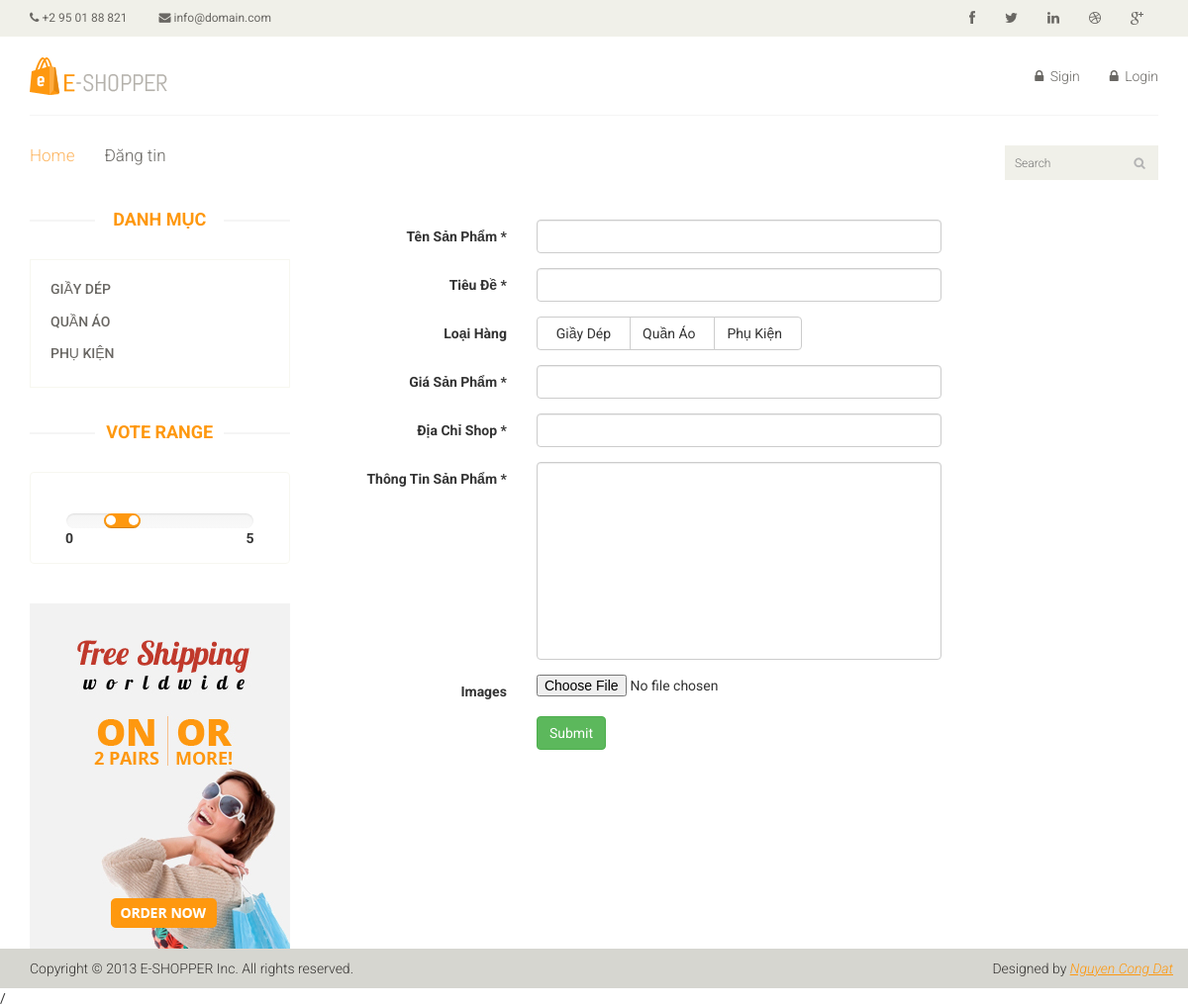
Page /index.php/welcome/news on the committed database.
### tables this page shows
CREATE TABLE `danhmuc` (
  `danhmuc_id` int(11) NOT NULL,
  `danhmuc_name` varchar(255) NOT NULL,
  `danhmuc_pid` int(11) NOT NULL,
  `danhmuc_link` varchar(40) NOT NULL
);

### application/controllers/Welcome.php (called while the page is built, shortened)
<?php
class Welcome extends CI_Controller {
	public function __construct() {
            $this->load->helper(array('form', 'url'));
            $this->load->library("session");
            $this->load->model('news_model');
            $this->load->library('pagination');
        }
        public function news(){
            $data = array (
                        'username' => $this->session->userdata("username"),
                        'id' => $this->session->userdata("id"),
                        'email' => $this->session->userdata("email"),
                         'k' => $this->news_model->getDanhmuc(),
                        'key' => $this->news_model->getRows(),
                        'key2' => $this->news_model->getRows2(),
                        'key3' => $this->news_model->getRows3(),
                        'row1' => $this->news_model->getslides(),
                        'row' => $this->news_model->getSlide()
                    );
            $this->load->view('news.php', $data);
        }
}

### index.php (called while the page is built, shortened)
<?php
require_once BASEPATH.'core/CodeIgniter.php';

### application/models/news_model.php (called while the page is built, shortened)
<?php
class News_model extends CI_Model {
    public function getRows($offset = 0, $limit = 10) {
        $this->db->select('*');
        $this->db->offset($offset);
        $this->db->limit($limit);
        $this->db->from('product');
        $this->db->join('danhmuc', 'product.product_pid = danhmuc.danhmuc_pid');
        $this->db->where('product.product_pid', '1');
        $this->db->where('product.product_check', 1);
        $query = $this->db->get();
        return $query->result();
}
    public function getRows2($offset = 0, $limit = 10) {
        $this->db->select('*');
        $this->db->offset($offset);
        $this->db->limit($limit);
        $this->db->from('product');
        $this->db->join('danhmuc', 'product.product_pid = danhmuc.danhmuc_pid');
        $this->db->where('product.product_pid', '2');
        $this->db->where('product.product_check', 1);
        $query = $this->db->get();
        return $query->result();
    }
    public function getRows3($offset = 0, $limit = 10) {
        $this->db->select('*');
        $this->db->offset($offset);
        $this->db->limit($limit);
        $this->db->from('product');
        $this->db->join('danhmuc', 'product.product_pid = danhmuc.danhmuc_pid');
        $this->db->where('product.product_pid', '3');
         $this->db->where('product.product_check', 1);
        $query = $this->db->get();
        return $query->result();
    }
    public function getDanhmuc(){
        $query = $this->db->get('danhmuc');
        return $query->result();
    }
    public function getSlide(){
        $this->db->where('slide_id', 2);
        $this->db->or_where('slide_id', 3);
        $query = $this->db->get('slide');
        return $query->result();
    }
    public function getslides() {
        $this->db->where('slide_id', 1);
        $query = $this->db->get('slide');
        return $query->row();
    }
}

### application/views/news.php (the view, shortened to what this page needs)
<!DOCTYPE html>
<html lang="en">
<head>
    <link href="asset/css/bootstrap.min.css" rel="stylesheet">
    <link href="asset/css/font-awesome.min.css" rel="stylesheet">
    <link href="asset/css/prettyPhoto.css" rel="stylesheet">
    <link href="asset/css/price-range.css" rel="stylesheet">
    <link href="asset/css/animate.css" rel="stylesheet">
    <link href="asset/css/main.css" rel="stylesheet">
    <link href="asset/css/responsive.css" rel="stylesheet">
</head>
<body>
	<?php if(!isset($username)){
	echo '<header id="header">
		<div class="header_top">
			<div class="container">
				<div class="row">
					<div class="col-sm-6">
						<div class="contactinfo">
							<ul class="nav nav-pills">
								<li><a href="#"><i class="fa fa-phone"></i> +2 95 01 88 821</a></li>
								<li><a href="#"><i class="fa fa-envelope"></i> info@domain.com</a></li>
							</ul>
						</div>
					</div>
					<div class="col-sm-6">
						<div class="social-icons pull-right">
							<ul class="nav navbar-nav">
								<li><a href="#"><i class="fa fa-facebook"></i></a></li>
								<li><a href="#"><i class="fa fa-twitter"></i></a></li>
								<li><a href="#"><i class="fa fa-linkedin"></i></a></li>
								<li><a href="#"><i class="fa fa-dribbble"></i></a></li>
								<li><a href="#"><i class="fa fa-google-plus"></i></a></li>
							</ul>
						</div>
					</div>
				</div>
			</div>
		</div>
		<div class="header-middle">
			<div class="container">
				<div class="row">
					<div class="col-sm-4">
						<div class="logo pull-left">
							<a href="welcome"><img src="asset/images/home/logo.png" alt="" /></a>
						</div>
					</div>
					<div class="col-sm-8">
						<div class="shop-menu pull-right">
							<ul class="nav navbar-nav">
								<li><a data-target="#myModal" data-toggle="modal"><i class="fa fa-lock"></i> Sigin</a></li>
								<li><a data-target="#myModal1" data-toggle="modal"><i class="fa fa-lock"></i> Login</a></li>
							</ul>
						</div>
					</div>
				</div>
			</div>
		</div>
		<div class="header-bottom">
                    <div class="container">
                        <div class="row">
                            <div class="col-sm-9">
                                <div class="mainmenu pull-left">
                                    <ul class="nav navbar-nav collapse navbar-collapse">
                                        <li><a href="welcome" class="active">Home</a></li>
                                        <li><a data-target="#myModal1" data-toggle="modal">Đăng tin</a></li>
                                    </ul>
                                </div>
                            </div>
                            <div class="col-sm-3">
                                <div class="search_box pull-right">
                                    <input type="text" placeholder="Search"/>
                                </div>
                            </div>
                        </div>
                    </div>
		</div>
    </header>';}?>
	<section>
		<div class="container">
			<div class="row">
				<div class="col-sm-3">
					<div class="left-sidebar">
						<h2>Danh Mục</h2>
						<div class="panel-group category-products" id="accordian">
                                                    <?php foreach ($k as $value):?>
                                                        <div class="panel panel-default">
								<div class="panel-heading">
									<h4 class="panel-title"><a href="welcome/<?php echo $value->danhmuc_link ?>""><?php echo $value->danhmuc_name ?></a></h4>
								</div>
							</div>
                                                    <?php endforeach;?>
						</div>
						<div class="price-range">
							<h2>Vote Range</h2>
							<div class="well text-center">
								 <input type="text" class="span2" value="" data-slider-min="0" data-slider-max="5" data-slider-step="1" data-slider-value="[1,2]" id="sl2" ><br />
								 <b class="pull-left">0</b> <b class="pull-right">5</b>
							</div>
						</div>
						<div class="shipping text-center">
							<img src="asset/images/home/shipping.jpg" alt="" />
						</div>
					</div>
				</div>
				<div class="col-sm-9">
					<div class="product-details">
                                            <form id="demo-form2" action="welcome/add" data-parsley-validate class="form-horizontal form-label-left" name="ok" enctype="multipart/form-data" method="post">
                                                <div class="form-group">
                                                  <label class="control-label col-md-3 col-sm-3 col-xs-12" for="first-name">Tên Sản Phẩm <span class="required">*</span>
                                                  </label>
                                                  <div class="col-md-6 col-sm-6 col-xs-12">
                                                      <input type="text" id="first-name" required="required" class="form-control col-md-7 col-xs-12" name="name">
                                                  </div>
                                                </div>
                                                <div class="form-group">
                                                  <label class="control-label col-md-3 col-sm-3 col-xs-12" for="first-name">Tiêu Đề <span class="required">*</span>
                                                  </label>
                                                  <div class="col-md-6 col-sm-6 col-xs-12">
                                                      <input type="text" id="first-name" required="required" class="form-control col-md-7 col-xs-12" name="title">
                                                  </div>
                                                </div>
                                                <div class="form-group">
                                                  <label class="control-label col-md-3 col-sm-3 col-xs-12">Loại Hàng</label>
                                                  <div class="col-md-6 col-sm-6 col-xs-12">
                                                    <div id="gender" class="btn-group" data-toggle="buttons">
                                                        <label class="btn btn-default" data-toggle-class="btn-primary" data-toggle-passive-class="btn-default">
                                                          <input type="radio" name="product_pid" value="1"> &nbsp; Giầy Dép &nbsp;
                                                        </label>
                                                        <label class="btn btn-default" data-toggle-class="btn-primary" data-toggle-passive-class="btn-default">
                                                          <input type="radio" name="product_pid" value="2" checked="">Quần Áo &nbsp;
                                                        </label>
                                                        <label class="btn btn-default" data-toggle-class="btn-primary" data-toggle-passive-class="btn-default">
                                                          <input type="radio" name="product_pid" value="3"> Phụ Kiện &nbsp;
                                                        </label>
                                                    </div>
                                                  </div>
                                                </div>
                                                <div class="form-group">
                                                  <label class="control-label col-md-3 col-sm-3 col-xs-12" for="first-name">Giá Sản Phẩm <span class="required">*</span>
                                                  </label>
                                                  <div class="col-md-6 col-sm-6 col-xs-12">
                                                      <input type="text" id="first-name" required="required" class="form-control col-md-7 col-xs-12" name="price">
                                                  </div>
                                                </div>
                                                <div class="form-group">
                                                  <label class="control-label col-md-3 col-sm-3 col-xs-12" for="first-name">Địa Chỉ Shop <span class="required">*</span>
                                                  </label>
                                                  <div class="col-md-6 col-sm-6 col-xs-12">
                                                      <input type="text" id="first-name" required="required" class="form-control col-md-7 col-xs-12" name="address">
                                                  </div>
                                                </div>
                                                <div class="form-group">
                                                  <label class="control-label col-md-3 col-sm-3 col-xs-12" for="first-name">Thông Tin Sản Phẩm <span class="required">*</span>
                                                  </label>
                                                  <div class="col-md-6 col-sm-6 col-xs-12">
                                                      <textarea type="text" id="first-name" required="required" class="form-control col-md-7 col-xs-12" name="content" style="height: 200px"></textarea>
                                                  </div>
                                                </div>
                                                <div class="form-group">
                                                  <label for="middle-name" class="control-label col-md-3 col-sm-3 col-xs-12">Images</label>
                                                  <div class="col-md-6 col-sm-6 col-xs-12">
                                                      <input id="middle-name"  type="file" name="images" required="required">
                                                  </div>
                                                </div>
                                            <div class="form-group">
                                              <div class="col-md-6 col-sm-6 col-xs-12 col-md-offset-3">
                                                <button type="submit" class="btn btn-success" name="ok">Submit</button>
                                              </div>
                                            </div>
                                          </form>
					</div>
				</div>
			</div>
		</div>
	</section>
	<footer id="footer">
		<div class="footer-bottom">
			<div class="container">
				<div class="row">
					<p class="pull-left">Copyright © 2013 E-SHOPPER Inc. All rights reserved.</p>
					<p class="pull-right">Designed by <span><a target="_blank" href="welcome">Nguyen Cong Dat</a></span></p>
				</div>
			</div>
		</div>
	</footer>
</body>
</html>/

### rows in the picture
danhmuc: danhmuc_name "GIẦY DÉP"
danhmuc: danhmuc_name "QUẦN ÁO"
danhmuc: danhmuc_name "PHỤ KIỆN"
